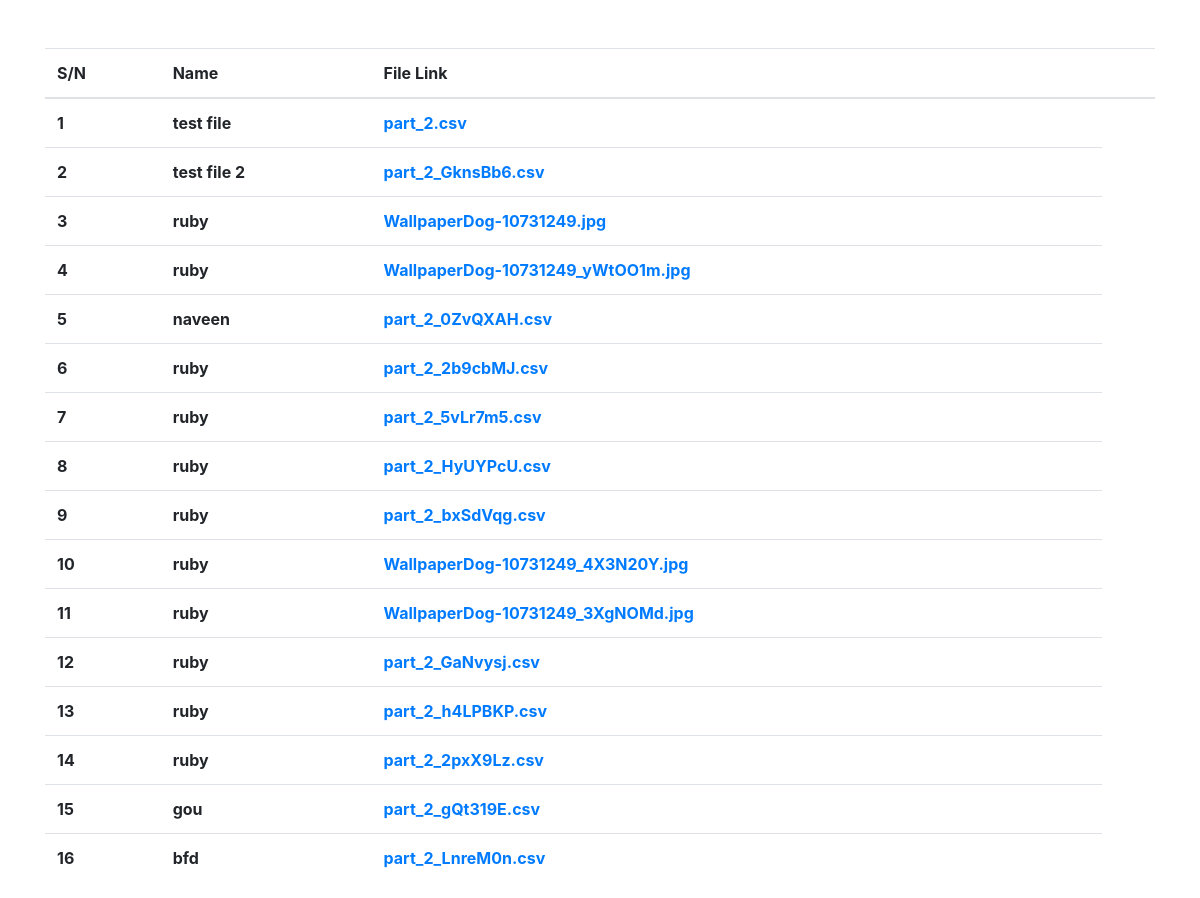
The app's page /view, older data.
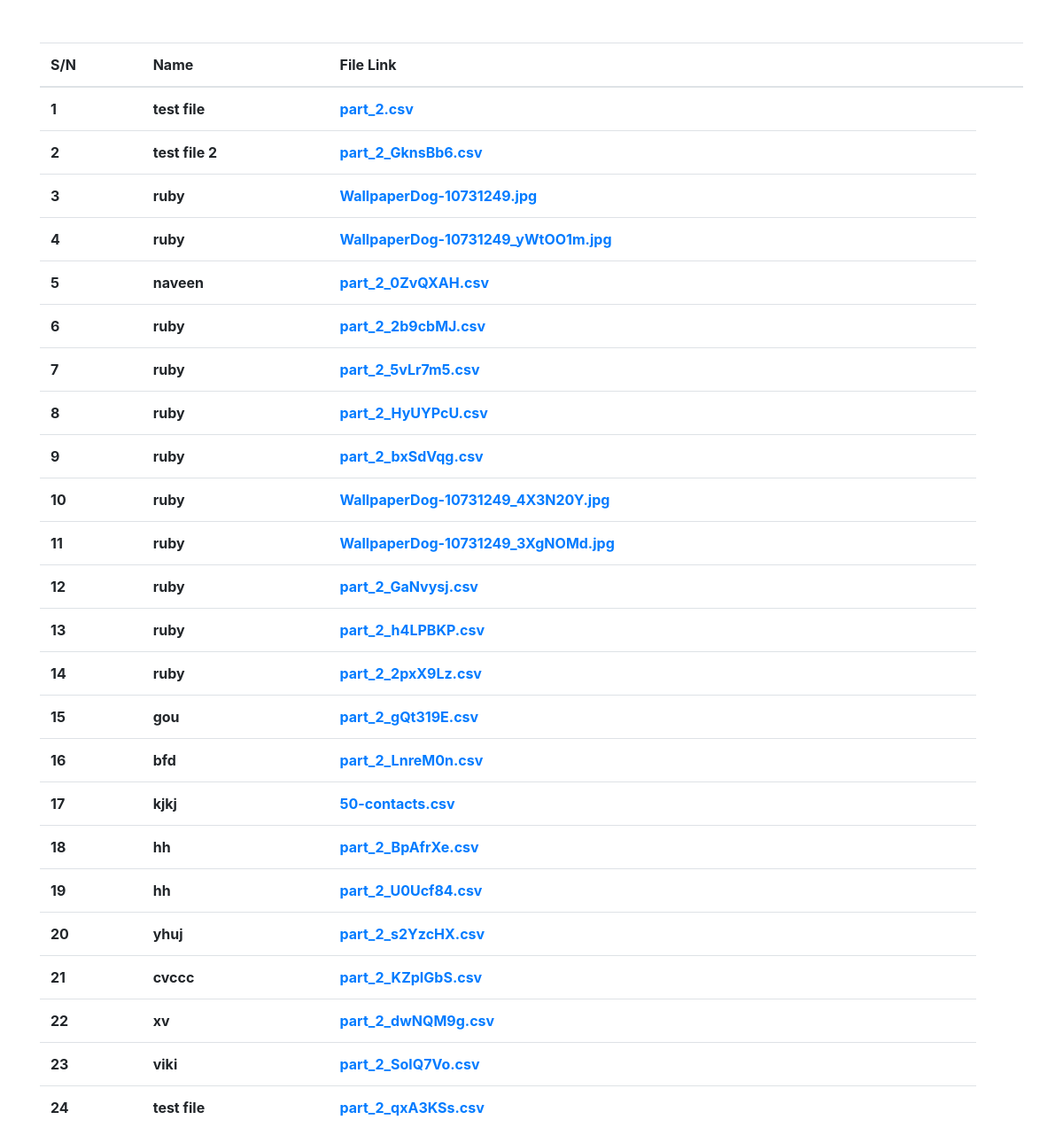
The same page, newer data.
### web/models.py (models this page shows, shortened)
class FileUploads(models.Model):
    ids = models.AutoField(primary_key=True)
    file_name = models.CharField(max_length=255)
    my_files = models.FileField(upload_to='')

### web/views.py (the view)
# urls.py: path('view', views.show_file, name="view"),
def show_file(request):
    all_data = FileUploads.objects.all()
    context = {
        'data': all_data
    }
    return render(request, 'view.html', context)

### templates/view.html (shortened to what this page needs)
<!DOCTYPE html>
<html lang="en">
    <head>
        <link rel="stylesheet" href="https://maxcdn.bootstrapcdn.com/bootstrap/4.0.0/css/bootstrap.min.css"
 />
    </head>
    <body>
        <div class="container mt-5">
            <div class="row">
                <div class="col-12">
                    <table class="table">
                        <thead>
                            <tr>
                                <th >S/N</th>
                                <th >Name</th>
                                <th >File Link</th>
                                <th ></th>
                            </tr>
                        </thead>
                        <tbody>
                            {% for d in data %}
                            <tr>
                                <th>{{forloop.counter}}</th>
                                <th>{{d.file_name}}</th>
                                <th><a  href="{{d.my_files.url}}">{{d.my_files}}</a></th>
                            </tr>
                            {% endfor %}
                        </tbody>
                    </table>
                </div>
            </div>
        </div>
    </body>
</html>

Row changes from the older to the newer data that the page shows:
added FileUploads: file_name "kjkj", my_files "50-contacts.csv"
added FileUploads: file_name "hh", my_files "part_2_BpAfrXe.csv"
added FileUploads: file_name "hh", my_files "part_2_U0Ucf84.csv"
added FileUploads: file_name "yhuj", my_files "part_2_s2YzcHX.csv"
added FileUploads: file_name "cvccc", my_files "part_2_KZpIGbS.csv"
added FileUploads: file_name "xv", my_files "part_2_dwNQM9g.csv"
added FileUploads: file_name "viki", my_files "part_2_SolQ7Vo.csv"
added FileUploads: file_name "test file", my_files "part_2_qxA3KSs.csv"
